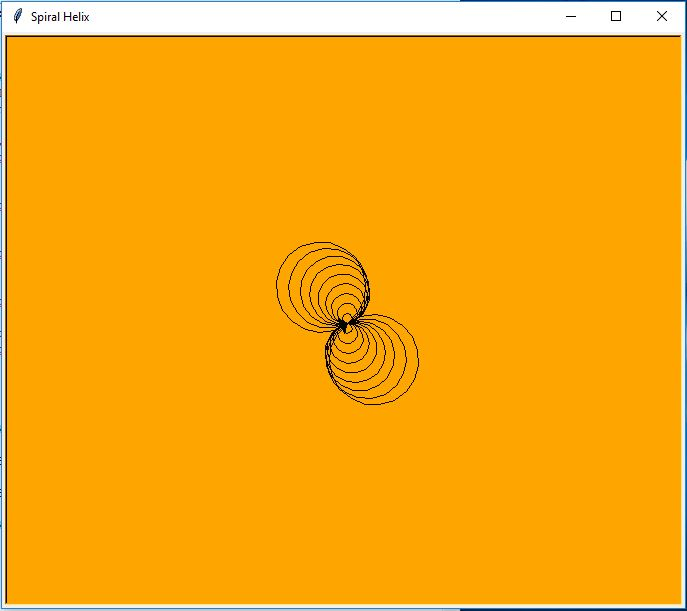

Write Python code to recreate this figure.
import turtle

wn = turtle.Screen()
wn.bgcolor("orange")
wn.title("Spiral Helix")
T = turtle.Turtle()

for i in range(10) :
    turtle.circle(5*i)
    turtle.circle(-5*i)
    turtle.left(i)
